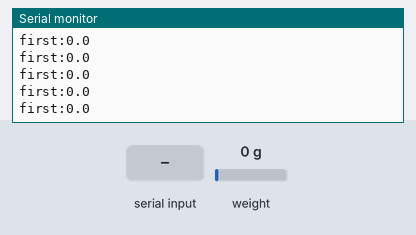
The sketch below on a simulated Arduino Uno, built with avr-gcc and run on an emulated ATmega328P. Parts: the last lines printed to the serial monitor. The test bench sets the inputs (shaded band); at power-on: weight on the scale 0 g.

Above: at 2.2 s.
2.3 s: weight on the scale set to 100 g
At 2.55 s:
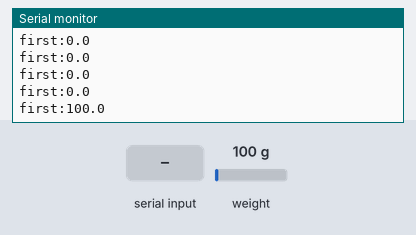
3.8 s: weight on the scale set to 1250 g
At 3.94 s:
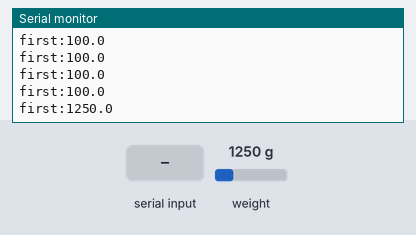
5.3 s: "R" received over Serial
At 6.55 s:
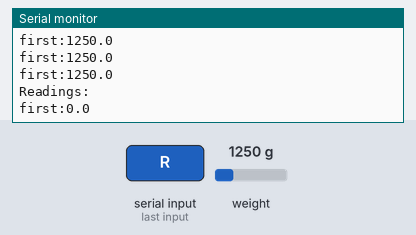
Timing chart, 0 to 8.3 s (numbered marks = the images above; inputs shaded):
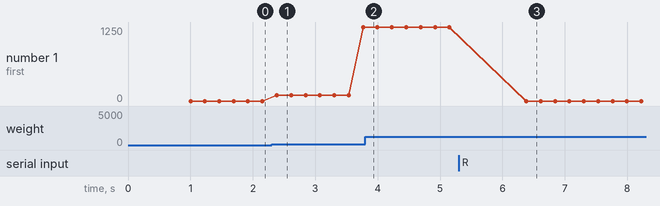

The sketch:

arduino.ino
```cpp
#include "HX711.h"


// HX711 circuit wiring
const int LOADCELL_DOUT_PIN = 2;
const int LOADCELL_SCK_PIN = 3;


HX711 scale;

void setup() {
  Serial.begin(38400);
  scale.begin(LOADCELL_DOUT_PIN, LOADCELL_SCK_PIN);

  calibrating();
}

void calibrating() {
  // Serial.println(scale.read());			// print a raw reading from the ADC

  // Serial.println(scale.read_average(20));  	// print the average of 20 readings from the ADC

  // Serial.println(scale.get_value(5));		// print the average of 5 readings from the ADC minus the tare weight (not set yet)

  // Serial.println(scale.get_units(5), 1);	// print the average of 5 readings from the ADC minus tare weight (not set) divided
						// by the SCALE parameter (not set yet)

  scale.set_scale(2282.f);                      // this value is obtained by calibrating the scale with known weights; see the README for details
  scale.tare();				        // reset the scale to 0

  // Serial.println(scale.read());                 // print a raw reading from the ADC

  // Serial.println(scale.read_average(20));       // print the average of 20 readings from the ADC

  // Serial.println(scale.get_value(5));		// print the average of 5 readings from the ADC minus the tare weight, set with tare()

  // Serial.println(scale.get_units(5), 1);        // print the average of 5 readings from the ADC minus tare weight, divided
						// by the SCALE parameter set with set_scale

  Serial.println("Readings:");
}

void loop() {
  int RxedByte = Serial.read();
  switch(RxedByte) {
    case 'R':
      calibrating();
      break;
    default:
      break;
  }

  Serial.print("first:");
  delay(30);
  Serial.println(scale.get_units(), 1);
  /* delay(30);
  Serial.print("average:");
  delay(30);
  Serial.print(scale.get_units(10), 1); */

  scale.power_down();			        // put the ADC in sleep mode
  delay(100);
  scale.power_up();
}
```

Measured:
- after the input at 2.3 s, the serial monitor: prints a new line after 0.08 s (image 1)
- after the input at 5.3 s, the serial monitor: prints a new line after 1.1 s (image 3)
- plotted number 1: 0 → 1250 after the input at 2.3 s, 1250 → 0 after the input at 5.3 s
